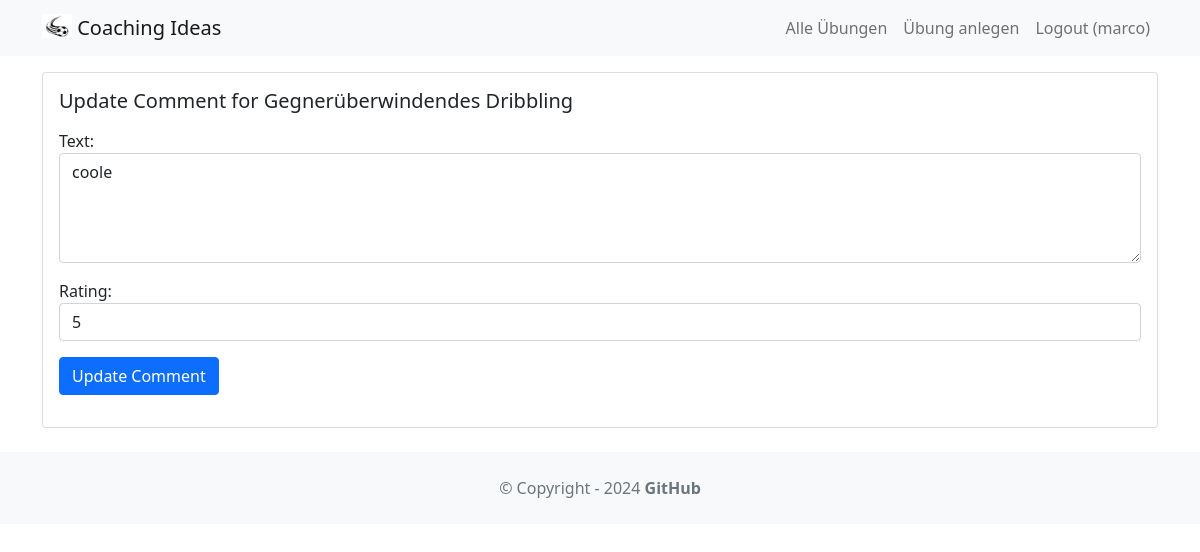
The app's page /exercise/comment/7 (signed in), older data.
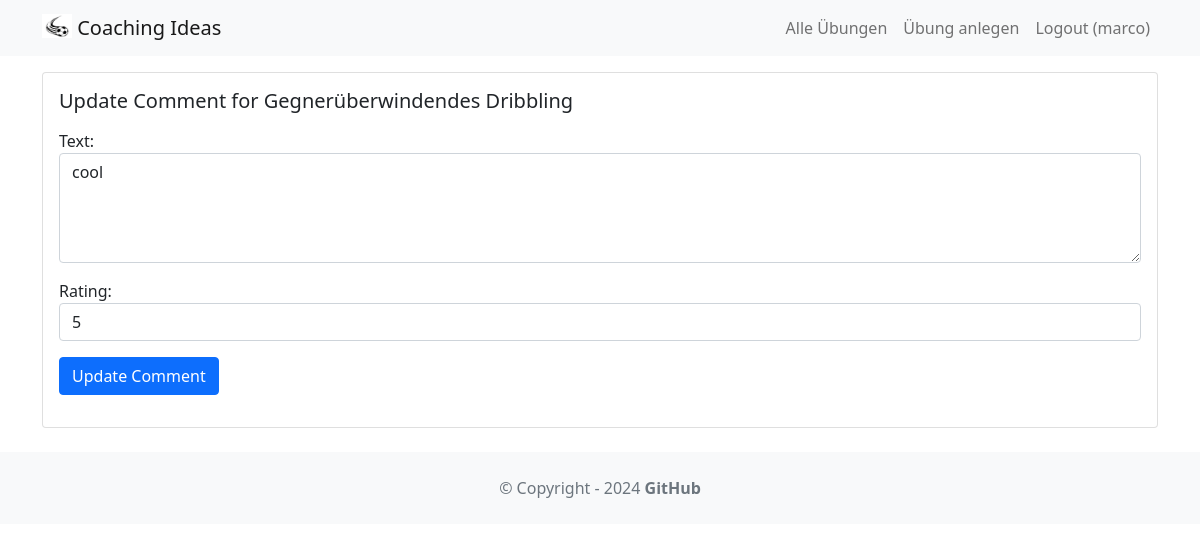
The same page, newer data.
### exercise/models.py (models this page shows, shortened)
class Comment(models.Model):
    text = models.TextField(max_length=100)
    date = models.DateTimeField(auto_now_add=True)
    user = models.ForeignKey(User, on_delete=models.CASCADE)
    exercise = models.ForeignKey(Exercise, on_delete=models.CASCADE)
    rating = models.IntegerField(default=0, choices=[(i, i) for i in range(0, 6)])

class Exercise(models.Model):
    title = models.CharField(max_length=255)
    body = models.TextField()
    created_on = models.DateTimeField(auto_now_add=True)
    last_modified = models.DateTimeField(auto_now=True)
    creator = models.ForeignKey(User, on_delete=models.SET_NULL, null=True)
    soccer_skills = models.CharField(
        max_length=50, choices=SoccerSkillTextChoices.choices, null=True
    )
    for_adults = models.BooleanField(default=True)
    for_jun_a = models.BooleanField(default=False)
    for_jun_b = models.BooleanField(default=False)
    for_jun_c = models.BooleanField(default=False)
    for_jun_d = models.BooleanField(default=False)
    for_jun_e = models.BooleanField(default=False)
    for_jun_f = models.BooleanField(default=False)
    for_jun_g = models.BooleanField(default=False)
    image = models.ImageField(upload_to="exercise/images/", null=True, blank=True)
    pdf = models.FileField(upload_to="exercise/pdfs/", blank=True)
    youtube_link = models.URLField(blank=True, null=True)
    rating = models.IntegerField(default=0, choices=[(i, i) for i in range(0, 6)])

### exercise/views.py (the view, shortened to what this page needs)
# urls.py: path('comment/<int:comment_id>', views.update_comment, name='update_comment'),
@login_required
def update_comment(request, comment_id):
    comment = get_object_or_404(Comment, pk=comment_id, user=request.user)
    if request.method == "GET":
        form = CommentForm(instance=comment)
        return render(
            request, "update_comment.html", {"comment": comment, "form": form}
        )

### exercise/forms.py
class CommentForm(ModelForm):
    def __init__(self, *args, **kwargs):
        super(ModelForm, self).__init__(*args, **kwargs)
        self.fields["text"].widget.attrs.update({"class": "form-control"})
        self.fields["rating"].widget.attrs.update({"class": "form-control"})
    class Meta:
        model = Comment
        fields = ["text", "rating"]
        widgets = {
            "text": Textarea(attrs={"rows": 4}),
        }

### exercise/templates/update_comment.html (shortened to what this page needs)
{% extends 'base.html' %}
{% block content %}
    <div class="card mb-3">
        <div class="row g-0">
            <div>
                <div class="card-body">
                    <h5 class="card-title">
                        Update Comment for {{ comment.exercise.title }}
                    </h5>
                    <p class="card-text">
                    <form method="POST">
                        {{ form.as_p }}
                        <button type="submit"
                                class="btn btn-primary">
                            Update Comment
                        </button>
                    </form>
                    </p>
                </div>
            </div>
        </div>
    </div>
{% endblock content %}

Row changes from the older to the newer data that the page shows:
changed Comment "Gegnerüberwindendes Dribbling": text "coole" → "cool"
